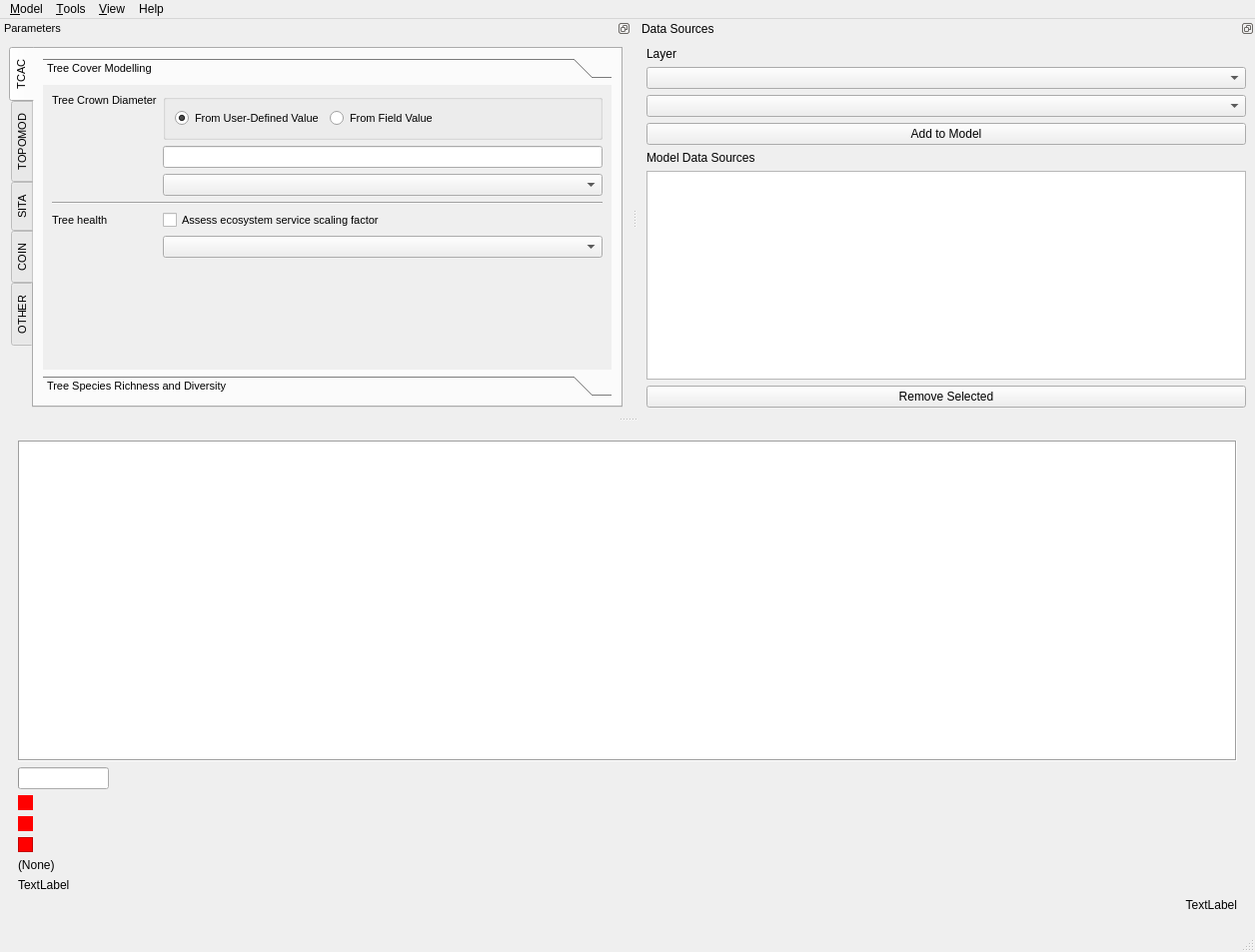
<?xml version="1.0" encoding="UTF-8"?>
<ui version="4.0">
 <class>MainWindow</class>
 <widget class="QMainWindow" name="MainWindow">
  <property name="geometry">
   <rect>
    <x>0</x>
    <y>0</y>
    <width>1256</width>
    <height>953</height>
   </rect>
  </property>
  <property name="sizePolicy">
   <sizepolicy hsizetype="Preferred" vsizetype="Fixed">
    <horstretch>0</horstretch>
    <verstretch>0</verstretch>
   </sizepolicy>
  </property>
  <property name="minimumSize">
   <size>
    <width>1020</width>
    <height>0</height>
   </size>
  </property>
  <property name="windowTitle">
   <string>CLEARING HOUSE SIAC</string>
  </property>
  <property name="dockNestingEnabled">
   <bool>true</bool>
  </property>
  <widget class="QWidget" name="centralwidget">
   <layout class="QHBoxLayout" name="horizontalLayout">
    <item>
     <widget class="QWidget" name="widget" native="true">
      <layout class="QVBoxLayout" name="verticalLayout">
       <item>
        <widget class="QTextEdit" name="outputTextBox">
         <property name="font">
          <font>
           <family>Courier New</family>
           <pointsize>7</pointsize>
           <stylestrategy>PreferAntialias</stylestrategy>
          </font>
         </property>
         <property name="contextMenuPolicy">
          <enum>Qt::PreventContextMenu</enum>
         </property>
         <property name="frameShape">
          <enum>QFrame::Box</enum>
         </property>
        </widget>
       </item>
       <item>
        <widget class="QProgressBar" name="internalProgress">
         <property name="sizePolicy">
          <sizepolicy hsizetype="Fixed" vsizetype="Fixed">
           <horstretch>0</horstretch>
           <verstretch>0</verstretch>
          </sizepolicy>
         </property>
         <property name="minimum">
          <number>100</number>
         </property>
         <property name="maximum">
          <number>100</number>
         </property>
         <property name="value">
          <number>99</number>
         </property>
         <property name="textVisible">
          <bool>false</bool>
         </property>
         <property name="format">
          <string/>
         </property>
        </widget>
       </item>
       <item>
        <widget class="QFrame" name="statusUTDB">
         <property name="sizePolicy">
          <sizepolicy hsizetype="Fixed" vsizetype="Fixed">
           <horstretch>0</horstretch>
           <verstretch>0</verstretch>
          </sizepolicy>
         </property>
         <property name="minimumSize">
          <size>
           <width>15</width>
           <height>15</height>
          </size>
         </property>
         <property name="styleSheet">
          <string notr="true">background-color : #FF0000; border-radius : 10px;</string>
         </property>
         <property name="frameShape">
          <enum>QFrame::StyledPanel</enum>
         </property>
         <property name="frameShadow">
          <enum>QFrame::Raised</enum>
         </property>
        </widget>
       </item>
       <item>
        <widget class="QFrame" name="statusTallo">
         <property name="sizePolicy">
          <sizepolicy hsizetype="Fixed" vsizetype="Fixed">
           <horstretch>0</horstretch>
           <verstretch>0</verstretch>
          </sizepolicy>
         </property>
         <property name="minimumSize">
          <size>
           <width>15</width>
           <height>15</height>
          </size>
         </property>
         <property name="styleSheet">
          <string notr="true">background-color : #FF0000; border-radius : 30px;</string>
         </property>
         <property name="frameShape">
          <enum>QFrame::StyledPanel</enum>
         </property>
         <property name="frameShadow">
          <enum>QFrame::Raised</enum>
         </property>
        </widget>
       </item>
       <item>
        <widget class="QFrame" name="statusActiveLayer">
         <property name="sizePolicy">
          <sizepolicy hsizetype="Fixed" vsizetype="Fixed">
           <horstretch>0</horstretch>
           <verstretch>0</verstretch>
          </sizepolicy>
         </property>
         <property name="minimumSize">
          <size>
           <width>15</width>
           <height>15</height>
          </size>
         </property>
         <property name="styleSheet">
          <string notr="true">background-color:#FF0000;</string>
         </property>
         <property name="frameShape">
          <enum>QFrame::StyledPanel</enum>
         </property>
         <property name="frameShadow">
          <enum>QFrame::Raised</enum>
         </property>
        </widget>
       </item>
       <item>
        <widget class="QLabel" name="txtActiveLayer">
         <property name="text">
          <string>(None)</string>
         </property>
        </widget>
       </item>
       <item>
        <widget class="QLabel" name="internalMessage">
         <property name="text">
          <string>TextLabel</string>
         </property>
        </widget>
       </item>
       <item>
        <widget class="QLabel" name="labelEpsg">
         <property name="text">
          <string>TextLabel</string>
         </property>
         <property name="alignment">
          <set>Qt::AlignRight|Qt::AlignTrailing|Qt::AlignVCenter</set>
         </property>
        </widget>
       </item>
      </layout>
     </widget>
    </item>
   </layout>
  </widget>
  <widget class="QStatusBar" name="statusbar"/>
  <widget class="QMenuBar" name="menubar">
   <property name="geometry">
    <rect>
     <x>0</x>
     <y>0</y>
     <width>1256</width>
     <height>26</height>
    </rect>
   </property>
   <widget class="QMenu" name="menuFile">
    <property name="title">
     <string>&amp;Model</string>
    </property>
   </widget>
   <widget class="QMenu" name="menuTools">
    <property name="title">
     <string>&amp;Tools</string>
    </property>
   </widget>
   <widget class="QMenu" name="menuView">
    <property name="title">
     <string>&amp;View</string>
    </property>
    <addaction name="actionData_Sources"/>
    <addaction name="actionParameters"/>
   </widget>
   <widget class="QMenu" name="menuHelp">
    <property name="title">
     <string>Help</string>
    </property>
   </widget>
   <addaction name="menuFile"/>
   <addaction name="menuTools"/>
   <addaction name="menuView"/>
   <addaction name="menuHelp"/>
  </widget>
  <widget class="QDockWidget" name="dockParameters">
   <property name="minimumSize">
    <size>
     <width>502</width>
     <height>300</height>
    </size>
   </property>
   <property name="font">
    <font>
     <pointsize>8</pointsize>
     <weight>50</weight>
     <bold>false</bold>
    </font>
   </property>
   <property name="features">
    <set>QDockWidget::DockWidgetFloatable|QDockWidget::DockWidgetMovable</set>
   </property>
   <property name="windowTitle">
    <string>Parameters</string>
   </property>
   <attribute name="dockWidgetArea">
    <number>4</number>
   </attribute>
   <widget class="QWidget" name="dockWidgetContents_2">
    <layout class="QHBoxLayout" name="horizontalLayout_2">
     <item>
      <widget class="QTabWidget" name="tabWidget_4">
       <property name="minimumSize">
        <size>
         <width>480</width>
         <height>0</height>
        </size>
       </property>
       <property name="tabPosition">
        <enum>QTabWidget::West</enum>
       </property>
       <property name="currentIndex">
        <number>0</number>
       </property>
       <property name="documentMode">
        <bool>false</bool>
       </property>
       <widget class="QWidget" name="tab_10">
        <attribute name="title">
         <string>TCAC</string>
        </attribute>
        <layout class="QHBoxLayout" name="horizontalLayout_7">
         <item>
          <widget class="QToolBox" name="toolBox_2">
           <property name="currentIndex">
            <number>0</number>
           </property>
           <widget class="QWidget" name="page_7">
            <property name="geometry">
             <rect>
              <x>0</x>
              <y>0</y>
              <width>584</width>
              <height>345</height>
             </rect>
            </property>
            <attribute name="label">
             <string>Tree Cover Modelling</string>
            </attribute>
            <layout class="QFormLayout" name="formLayout">
             <item row="0" column="0">
              <widget class="QLabel" name="label_3">
               <property name="sizePolicy">
                <sizepolicy hsizetype="Fixed" vsizetype="Fixed">
                 <horstretch>0</horstretch>
                 <verstretch>0</verstretch>
                </sizepolicy>
               </property>
               <property name="text">
                <string>Tree Crown Diameter</string>
               </property>
               <property name="alignment">
                <set>Qt::AlignLeading|Qt::AlignLeft|Qt::AlignTop</set>
               </property>
              </widget>
             </item>
             <item row="0" column="1">
              <widget class="QGroupBox" name="groupBox">
               <property name="sizePolicy">
                <sizepolicy hsizetype="Preferred" vsizetype="Fixed">
                 <horstretch>0</horstretch>
                 <verstretch>0</verstretch>
                </sizepolicy>
               </property>
               <property name="minimumSize">
                <size>
                 <width>0</width>
                 <height>0</height>
                </size>
               </property>
               <property name="title">
                <string/>
               </property>
               <property name="flat">
                <bool>false</bool>
               </property>
               <layout class="QHBoxLayout" name="horizontalLayout_3">
                <item>
                 <widget class="QRadioButton" name="radioTcdUserValue">
                  <property name="sizePolicy">
                   <sizepolicy hsizetype="Fixed" vsizetype="Fixed">
                    <horstretch>0</horstretch>
                    <verstretch>0</verstretch>
                   </sizepolicy>
                  </property>
                  <property name="text">
                   <string>From User-Defined Value</string>
                  </property>
                  <property name="checked">
                   <bool>true</bool>
                  </property>
                  <property name="autoRepeat">
                   <bool>false</bool>
                  </property>
                  <property name="autoExclusive">
                   <bool>true</bool>
                  </property>
                 </widget>
                </item>
                <item>
                 <widget class="QRadioButton" name="radioTcdFieldValue">
                  <property name="sizePolicy">
                   <sizepolicy hsizetype="Expanding" vsizetype="Fixed">
                    <horstretch>0</horstretch>
                    <verstretch>0</verstretch>
                   </sizepolicy>
                  </property>
                  <property name="text">
                   <string>From Field Value</string>
                  </property>
                 </widget>
                </item>
               </layout>
              </widget>
             </item>
             <item row="1" column="1">
              <widget class="QLineEdit" name="textCanopyWidth">
               <property name="sizePolicy">
                <sizepolicy hsizetype="Expanding" vsizetype="Fixed">
                 <horstretch>0</horstretch>
                 <verstretch>0</verstretch>
                </sizepolicy>
               </property>
               <property name="toolTip">
                <string>Specify radius for canopy cover modelling. Enter a numeric value (xxx.x) to use a fixed radius, or enter the name of a field that holds canopy cover radius for each feature.</string>
               </property>
              </widget>
             </item>
             <item row="2" column="1">
              <widget class="QgsFieldComboBox" name="pickerCrownDiameterField"/>
             </item>
             <item row="3" column="0" colspan="2">
              <widget class="Line" name="line_2">
               <property name="orientation">
                <enum>Qt::Horizontal</enum>
               </property>
              </widget>
             </item>
             <item row="4" column="0">
              <widget class="QLabel" name="label_34">
               <property name="text">
                <string>Tree health</string>
               </property>
              </widget>
             </item>
             <item row="4" column="1">
              <widget class="QCheckBox" name="checkBoxAssessEssScaling">
               <property name="text">
                <string>Assess ecosystem service scaling factor</string>
               </property>
              </widget>
             </item>
             <item row="5" column="1">
              <widget class="QgsFieldComboBox" name="pickerTreeHealthField"/>
             </item>
            </layout>
           </widget>
           <widget class="QWidget" name="page_8">
            <property name="geometry">
             <rect>
              <x>0</x>
              <y>0</y>
              <width>216</width>
              <height>253</height>
             </rect>
            </property>
            <attribute name="label">
             <string>Tree Species Richness and Diversity</string>
            </attribute>
            <layout class="QGridLayout" name="gridLayout_8">
             <item row="3" column="1">
              <widget class="QPushButton" name="btnConfirmFruitTreeSpecificationChange">
               <property name="text">
                <string>Confirm Changes</string>
               </property>
              </widget>
             </item>
             <item row="2" column="0">
              <widget class="QLabel" name="label_24">
               <property name="text">
                <string>Fruit Tree List</string>
               </property>
               <property name="alignment">
                <set>Qt::AlignLeading|Qt::AlignLeft|Qt::AlignTop</set>
               </property>
              </widget>
             </item>
             <item row="0" column="0">
              <widget class="QLabel" name="label_23">
               <property name="text">
                <string>Species Field</string>
               </property>
              </widget>
             </item>
             <item row="0" column="1">
              <widget class="QgsFieldComboBox" name="pickerTreeGenusField"/>
             </item>
             <item row="4" column="1">
              <spacer name="verticalSpacer_4">
               <property name="orientation">
                <enum>Qt::Vertical</enum>
               </property>
               <property name="sizeHint" stdset="0">
                <size>
                 <width>20</width>
                 <height>40</height>
                </size>
               </property>
              </spacer>
             </item>
             <item row="2" column="1">
              <widget class="QPlainTextEdit" name="textFruitTreeSpecification">
               <property name="sizePolicy">
                <sizepolicy hsizetype="Expanding" vsizetype="Fixed">
                 <horstretch>0</horstretch>
                 <verstretch>0</verstretch>
                </sizepolicy>
               </property>
               <property name="maximumSize">
                <size>
                 <width>16777215</width>
                 <height>150</height>
                </size>
               </property>
              </widget>
             </item>
             <item row="1" column="0" colspan="2">
              <widget class="Line" name="line_6">
               <property name="orientation">
                <enum>Qt::Horizontal</enum>
               </property>
              </widget>
             </item>
            </layout>
           </widget>
          </widget>
         </item>
        </layout>
       </widget>
       <widget class="QWidget" name="tab_11">
        <attribute name="title">
         <string>TOPOMOD</string>
        </attribute>
        <layout class="QHBoxLayout" name="horizontalLayout_8">
         <item>
          <widget class="QToolBox" name="toolBox_3">
           <property name="currentIndex">
            <number>0</number>
           </property>
           <widget class="QWidget" name="page_9">
            <property name="geometry">
             <rect>
              <x>0</x>
              <y>0</y>
              <width>584</width>
              <height>376</height>
             </rect>
            </property>
            <attribute name="label">
             <string>Connectivity Modelling</string>
            </attribute>
            <layout class="QGridLayout" name="gridLayout_7">
             <item row="4" column="1">
              <widget class="QLineEdit" name="textConnectivityThreshold"/>
             </item>
             <item row="4" column="0">
              <widget class="QLabel" name="label_8">
               <property name="text">
                <string>Connectivity Threshold</string>
               </property>
              </widget>
             </item>
             <item row="5" column="0">
              <widget class="QLabel" name="label_25">
               <property name="text">
                <string>Fragmentation Thresholds</string>
               </property>
              </widget>
             </item>
             <item row="0" column="0">
              <widget class="QLabel" name="label_9">
               <property name="text">
                <string>Number of nearest neighbours</string>
               </property>
              </widget>
             </item>
             <item row="10" column="0">
              <widget class="QLabel" name="label_26">
               <property name="text">
                <string>Advanced Connectivity Indicators</string>
               </property>
              </widget>
             </item>
             <item row="1" column="0">
              <widget class="QLabel" name="label_4">
               <property name="text">
                <string>Link anchor point</string>
               </property>
              </widget>
             </item>
             <item row="8" column="0">
              <widget class="QLabel" name="label_32">
               <property name="text">
                <string>Parameters</string>
               </property>
              </widget>
             </item>
             <item row="1" column="1">
              <widget class="QComboBox" name="boxLinkAnchorPoint"/>
             </item>
             <item row="3" column="0" colspan="2">
              <widget class="Line" name="line_5">
               <property name="orientation">
                <enum>Qt::Horizontal</enum>
               </property>
              </widget>
             </item>
             <item row="12" column="1">
              <widget class="QCheckBox" name="checkBoxDegreeOfCentralityIndicator">
               <property name="text">
                <string>Degree of Centrality</string>
               </property>
              </widget>
             </item>
             <item row="11" column="1">
              <widget class="QCheckBox" name="checkBoxClosenessCentralityIndicator">
               <property name="text">
                <string>Closeness Centrality</string>
               </property>
              </widget>
             </item>
             <item row="5" column="1">
              <widget class="QLineEdit" name="textComponentDelta"/>
             </item>
             <item row="8" column="1">
              <widget class="QCheckBox" name="checkBoxBuildingsAsBarrier">
               <property name="text">
                <string>Buildings as barriers</string>
               </property>
               <property name="checked">
                <bool>true</bool>
               </property>
              </widget>
             </item>
             <item row="0" column="1">
              <widget class="QLineEdit" name="textNnCount"/>
             </item>
             <item row="14" column="1">
              <widget class="QCheckBox" name="checkBoxDiameterIndicator">
               <property name="text">
                <string>Component Diameter/Graph Diameter</string>
               </property>
              </widget>
             </item>
             <item row="6" column="0" colspan="2">
              <widget class="Line" name="line_8">
               <property name="orientation">
                <enum>Qt::Horizontal</enum>
               </property>
              </widget>
             </item>
             <item row="9" column="1">
              <widget class="Line" name="line_9">
               <property name="orientation">
                <enum>Qt::Horizontal</enum>
               </property>
              </widget>
             </item>
             <item row="13" column="1">
              <widget class="QCheckBox" name="checkBoxEccentricityIndicator">
               <property name="text">
                <string>Eccentricity</string>
               </property>
              </widget>
             </item>
             <item row="10" column="1">
              <widget class="QCheckBox" name="checkBoxBetweennessCentralityIndicator">
               <property name="text">
                <string>Betweenness Centrality</string>
               </property>
              </widget>
             </item>
             <item row="15" column="1">
              <spacer name="verticalSpacer">
               <property name="orientation">
                <enum>Qt::Vertical</enum>
               </property>
               <property name="sizeHint" stdset="0">
                <size>
                 <width>20</width>
                 <height>40</height>
                </size>
               </property>
              </spacer>
             </item>
            </layout>
           </widget>
          </widget>
         </item>
        </layout>
       </widget>
       <widget class="QWidget" name="tab_12">
        <attribute name="title">
         <string>SITA</string>
        </attribute>
        <layout class="QHBoxLayout" name="horizontalLayout_9">
         <item>
          <widget class="QToolBox" name="toolBox_4">
           <property name="currentIndex">
            <number>0</number>
           </property>
           <widget class="QWidget" name="page_11">
            <property name="geometry">
             <rect>
              <x>0</x>
              <y>0</y>
              <width>584</width>
              <height>376</height>
             </rect>
            </property>
            <attribute name="label">
             <string>Sampling Options</string>
            </attribute>
            <layout class="QGridLayout" name="gridLayout_9">
             <item row="0" column="0">
              <widget class="QLabel" name="label_27">
               <property name="text">
                <string>Location Sample Size</string>
               </property>
              </widget>
             </item>
             <item row="0" column="1">
              <widget class="QLineEdit" name="txtSitaSampleSize"/>
             </item>
             <item row="3" column="1">
              <widget class="QLineEdit" name="txtSitaSampleDiameter"/>
             </item>
             <item row="1" column="1">
              <widget class="QLineEdit" name="txtSitaSampleDistanceThreshold"/>
             </item>
             <item row="3" column="0">
              <widget class="QLabel" name="label_29">
               <property name="text">
                <string>Sampled Patch Diameter</string>
               </property>
              </widget>
             </item>
             <item row="1" column="0">
              <widget class="QLabel" name="label_28">
               <property name="text">
                <string>Minimum Sample Distance</string>
               </property>
              </widget>
             </item>
             <item row="4" column="1">
              <spacer name="verticalSpacer_5">
               <property name="orientation">
                <enum>Qt::Vertical</enum>
               </property>
               <property name="sizeHint" stdset="0">
                <size>
                 <width>20</width>
                 <height>40</height>
                </size>
               </property>
              </spacer>
             </item>
            </layout>
           </widget>
          </widget>
         </item>
        </layout>
       </widget>
       <widget class="QWidget" name="tab_13">
        <attribute name="title">
         <string>COIN</string>
        </attribute>
        <layout class="QHBoxLayout" name="horizontalLayout_10">
         <item>
          <widget class="QToolBox" name="toolBox_5">
           <property name="currentIndex">
            <number>0</number>
           </property>
           <widget class="QWidget" name="page">
            <property name="geometry">
             <rect>
              <x>0</x>
              <y>0</y>
              <width>584</width>
              <height>283</height>
             </rect>
            </property>
            <attribute name="label">
             <string>General Options</string>
            </attribute>
            <layout class="QFormLayout" name="formLayout_3">
             <item row="0" column="0">
              <widget class="QCheckBox" name="checkBoxMediateEssInAssessment">
               <property name="text">
                <string>Mediate Ecosystem Service Delivery</string>
               </property>
              </widget>
             </item>
             <item row="1" column="0">
              <spacer name="verticalSpacer_8">
               <property name="orientation">
                <enum>Qt::Vertical</enum>
               </property>
               <property name="sizeHint" stdset="0">
                <size>
                 <width>20</width>
                 <height>40</height>
                </size>
               </property>
              </spacer>
             </item>
            </layout>
           </widget>
           <widget class="QWidget" name="page_10">
            <property name="geometry">
             <rect>
              <x>0</x>
              <y>0</y>
              <width>218</width>
              <height>193</height>
             </rect>
            </property>
            <attribute name="label">
             <string>Regulation of Air Quality</string>
            </attribute>
            <layout class="QGridLayout" name="gridLayout_10">
             <item row="5" column="0">
              <widget class="QLabel" name="label_16">
               <property name="text">
                <string>O3</string>
               </property>
              </widget>
             </item>
             <item row="5" column="2">
              <widget class="QLineEdit" name="coinRateAirQualityO3"/>
             </item>
             <item row="3" column="0">
              <widget class="QLabel" name="label_14">
               <property name="text">
                <string>NO2</string>
               </property>
              </widget>
             </item>
             <item row="0" column="2">
              <widget class="QLineEdit" name="coinRateAirQualitySO2"/>
             </item>
             <item row="3" column="2">
              <widget class="QLineEdit" name="coinRateAirQualityNO2"/>
             </item>
             <item row="6" column="0">
              <widget class="QLabel" name="label_17">
               <property name="text">
                <string>CO</string>
               </property>
              </widget>
             </item>
             <item row="6" column="2">
              <widget class="QLineEdit" name="coinRateAirQualityCO"/>
             </item>
             <item row="4" column="0">
              <widget class="QLabel" name="label_15">
               <property name="text">
                <string>PM10</string>
               </property>
              </widget>
             </item>
             <item row="0" column="0">
              <widget class="QLabel" name="label_13">
               <property name="text">
                <string>SO2</string>
               </property>
              </widget>
             </item>
             <item row="4" column="2">
              <widget class="QLineEdit" name="coinRateAirQualityPM10"/>
             </item>
             <item row="7" column="2">
              <widget class="QLabel" name="label_18">
               <property name="text">
                <string>g/m² of tree cover per year</string>
               </property>
               <property name="alignment">
                <set>Qt::AlignLeading|Qt::AlignLeft|Qt::AlignTop</set>
               </property>
              </widget>
             </item>
            </layout>
           </widget>
           <widget class="QWidget" name="page_13">
            <property name="geometry">
             <rect>
              <x>0</x>
              <y>0</y>
              <width>338</width>
              <height>130</height>
             </rect>
            </property>
            <attribute name="label">
             <string>Carbon Sequestration and Storage</string>
            </attribute>
            <layout class="QGridLayout" name="gridLayout_11">
             <item row="2" column="1">
              <widget class="QLineEdit" name="coinRateCStorage">
               <property name="alignment">
                <set>Qt::AlignLeading|Qt::AlignLeft|Qt::AlignTop</set>
               </property>
              </widget>
             </item>
             <item row="1" column="1">
              <widget class="QLabel" name="label_21">
               <property name="text">
                <string>kg C per m² of tree cover and year</string>
               </property>
               <property name="alignment">
                <set>Qt::AlignLeading|Qt::AlignLeft|Qt::AlignTop</set>
               </property>
              </widget>
             </item>
             <item row="2" column="0">
              <widget class="QLabel" name="label_20">
               <property name="text">
                <string>Storage Rate</string>
               </property>
               <property name="alignment">
                <set>Qt::AlignLeading|Qt::AlignLeft|Qt::AlignTop</set>
               </property>
              </widget>
             </item>
             <item row="0" column="1">
              <widget class="QLineEdit" name="coinRateCSequestration">
               <property name="alignment">
                <set>Qt::AlignLeading|Qt::AlignLeft|Qt::AlignTop</set>
               </property>
              </widget>
             </item>
             <item row="3" column="1">
              <widget class="QLabel" name="label_22">
               <property name="text">
                <string>kg C per m² of tree cover</string>
               </property>
               <property name="alignment">
                <set>Qt::AlignLeading|Qt::AlignLeft|Qt::AlignTop</set>
               </property>
              </widget>
             </item>
             <item row="0" column="0">
              <widget class="QLabel" name="label_19">
               <property name="text">
                <string>Sequestration Rate</string>
               </property>
               <property name="alignment">
                <set>Qt::AlignLeading|Qt::AlignLeft|Qt::AlignTop</set>
               </property>
              </widget>
             </item>
             <item row="4" column="1">
              <spacer name="verticalSpacer_2">
               <property name="orientation">
                <enum>Qt::Vertical</enum>
               </property>
               <property name="sizeHint" stdset="0">
                <size>
                 <width>20</width>
                 <height>40</height>
                </size>
               </property>
              </spacer>
             </item>
            </layout>
           </widget>
           <widget class="QWidget" name="page_14">
            <property name="geometry">
             <rect>
              <x>0</x>
              <y>0</y>
              <width>468</width>
              <height>167</height>
             </rect>
            </property>
            <attribute name="label">
             <string>Local OLS Regression</string>
            </attribute>
            <layout class="QFormLayout" name="formLayout_2">
             <item row="1" column="0">
              <widget class="QLabel" name="label_30">
               <property name="text">
                <string>Cover Type</string>
               </property>
              </widget>
             </item>
             <item row="1" column="1">
              <widget class="QComboBox" name="pickerRegressionPredictorType"/>
             </item>
             <item row="2" column="0">
              <widget class="QLabel" name="label_11">
               <property name="text">
                <string>Predictors</string>
               </property>
              </widget>
             </item>
             <item row="2" column="1">
              <widget class="QComboBox" name="pickerPredictorChoice"/>
             </item>
             <item row="3" column="1">
              <widget class="QCheckBox" name="checkBoxIncludeSupportedAncillaryTypes">
               <property name="text">
                <string>Include supported ancillary types as predictors</string>
               </property>
              </widget>
             </item>
             <item row="4" column="1">
              <widget class="QCheckBox" name="checkBoxSitaLstIncludeLowess">
               <property name="text">
                <string>Include locally weighted linear regression</string>
               </property>
              </widget>
             </item>
             <item row="5" column="1">
              <spacer name="verticalSpacer_6">
               <property name="orientation">
                <enum>Qt::Vertical</enum>
               </property>
               <property name="sizeHint" stdset="0">
                <size>
                 <width>20</width>
                 <height>40</height>
                </size>
               </property>
              </spacer>
             </item>
             <item row="3" column="0">
              <widget class="QLabel" name="label_31">
               <property name="text">
                <string>Parameters</string>
               </property>
              </widget>
             </item>
             <item row="0" column="0">
              <widget class="QLabel" name="label_10">
               <property name="sizePolicy">
                <sizepolicy hsizetype="Preferred" vsizetype="Fixed">
                 <horstretch>0</horstretch>
                 <verstretch>0</verstretch>
                </sizepolicy>
               </property>
               <property name="text">
                <string>Dependent Variable Layer</string>
               </property>
               <property name="alignment">
                <set>Qt::AlignLeading|Qt::AlignLeft|Qt::AlignVCenter</set>
               </property>
              </widget>
             </item>
             <item row="0" column="1">
              <widget class="QgsMapLayerComboBox" name="pickerOlsTargetLayer"/>
             </item>
            </layout>
           </widget>
          </widget>
         </item>
        </layout>
       </widget>
       <widget class="QWidget" name="tab_14">
        <attribute name="title">
         <string>OTHER</string>
        </attribute>
        <layout class="QHBoxLayout" name="horizontalLayout_11">
         <item>
          <widget class="QToolBox" name="toolBox_6">
           <property name="currentIndex">
            <number>1</number>
           </property>
           <widget class="QWidget" name="page_15">
            <property name="geometry">
             <rect>
              <x>0</x>
              <y>0</y>
              <width>262</width>
              <height>53</height>
             </rect>
            </property>
            <attribute name="label">
             <string>Street Morphology Processing Options</string>
            </attribute>
            <layout class="QGridLayout" name="gridLayout_12">
             <item row="0" column="1">
              <widget class="QLineEdit" name="textStreetWidth">
               <property name="toolTip">
                <string>The tick length corresponds to the maximum buffer distance from the street centerline, if no constraining entity is found.</string>
               </property>
              </widget>
             </item>
             <item row="0" column="0">
              <widget class="QLabel" name="label_5">
               <property name="text">
                <string>Maximum width (Tick length)</string>
               </property>
              </widget>
             </item>
             <item row="1" column="1">
              <spacer name="verticalSpacer_7">
               <property name="orientation">
                <enum>Qt::Vertical</enum>
               </property>
               <property name="sizeHint" stdset="0">
                <size>
                 <width>20</width>
                 <height>40</height>
                </size>
               </property>
              </spacer>
             </item>
            </layout>
           </widget>
           <widget class="QWidget" name="page_16">
            <property name="geometry">
             <rect>
              <x>0</x>
              <y>0</y>
              <width>584</width>
              <height>345</height>
             </rect>
            </property>
            <attribute name="label">
             <string>Topological and Morphological Processing Options</string>
            </attribute>
            <layout class="QGridLayout" name="gridLayout_2">
             <item row="4" column="2">
              <widget class="QLineEdit" name="txtForestRelativeTreeCoverThreshold"/>
             </item>
             <item row="4" column="0">
              <widget class="QLabel" name="label_6">
               <property name="text">
                <string>Forest Relative Tree Cover Threshold </string>
               </property>
              </widget>
             </item>
             <item row="5" column="2">
              <widget class="QLineEdit" name="txtForestMinimumAreaThreshold"/>
             </item>
             <item row="0" column="2">
              <widget class="QLineEdit" name="txtLinearityThreshold"/>
             </item>
             <item row="0" column="0">
              <widget class="QLabel" name="label_33">
               <property name="text">
                <string>Linearity Threshold</string>
               </property>
              </widget>
             </item>
             <item row="2" column="0" colspan="3">
              <widget class="Line" name="line">
               <property name="orientation">
                <enum>Qt::Horizontal</enum>
               </property>
              </widget>
             </item>
             <item row="5" column="0">
              <widget class="QLabel" name="label_12">
               <property name="text">
                <string>Forest Minimum Area Threshold</string>
               </property>
              </widget>
             </item>
             <item row="6" column="2">
              <spacer name="verticalSpacer_3">
               <property name="orientation">
                <enum>Qt::Vertical</enum>
               </property>
               <property name="sizeHint" stdset="0">
                <size>
                 <width>20</width>
                 <height>40</height>
                </size>
               </property>
              </spacer>
             </item>
             <item row="1" column="0">
              <widget class="QLabel" name="label_7">
               <property name="text">
                <string>Near Threshold</string>
               </property>
              </widget>
             </item>
             <item row="1" column="2">
              <widget class="QLineEdit" name="txtAdjacencyThreshold"/>
             </item>
            </layout>
           </widget>
          </widget>
         </item>
        </layout>
       </widget>
      </widget>
     </item>
    </layout>
   </widget>
  </widget>
  <widget class="QDockWidget" name="dockData">
   <property name="minimumSize">
    <size>
     <width>500</width>
     <height>315</height>
    </size>
   </property>
   <property name="font">
    <font>
     <weight>50</weight>
     <bold>false</bold>
    </font>
   </property>
   <property name="features">
    <set>QDockWidget::DockWidgetFloatable|QDockWidget::DockWidgetMovable</set>
   </property>
   <property name="windowTitle">
    <string>Data Sources</string>
   </property>
   <attribute name="dockWidgetArea">
    <number>4</number>
   </attribute>
   <widget class="QWidget" name="dockWidgetContents_3">
    <layout class="QGridLayout" name="gridLayout">
     <item row="0" column="2">
      <layout class="QVBoxLayout" name="verticalLayout_2">
       <property name="sizeConstraint">
        <enum>QLayout::SetMinimumSize</enum>
       </property>
       <item>
        <widget class="QLabel" name="label_2">
         <property name="sizePolicy">
          <sizepolicy hsizetype="Preferred" vsizetype="Fixed">
           <horstretch>0</horstretch>
           <verstretch>0</verstretch>
          </sizepolicy>
         </property>
         <property name="text">
          <string>Layer</string>
         </property>
         <property name="alignment">
          <set>Qt::AlignLeading|Qt::AlignLeft|Qt::AlignTop</set>
         </property>
        </widget>
       </item>
       <item>
        <widget class="QgsMapLayerComboBox" name="pickerSelectedLayer"/>
       </item>
       <item>
        <widget class="QComboBox" name="pickerLayerType">
         <property name="placeholderText">
          <string>Specify type of layer</string>
         </property>
        </widget>
       </item>
       <item>
        <widget class="QPushButton" name="btnAddDataSource">
         <property name="sizePolicy">
          <sizepolicy hsizetype="Minimum" vsizetype="Fixed">
           <horstretch>0</horstretch>
           <verstretch>0</verstretch>
          </sizepolicy>
         </property>
         <property name="text">
          <string>Add to Model</string>
         </property>
        </widget>
       </item>
       <item>
        <widget class="QLabel" name="label">
         <property name="sizePolicy">
          <sizepolicy hsizetype="Preferred" vsizetype="Fixed">
           <horstretch>0</horstretch>
           <verstretch>0</verstretch>
          </sizepolicy>
         </property>
         <property name="text">
          <string>Model Data Sources</string>
         </property>
         <property name="alignment">
          <set>Qt::AlignLeading|Qt::AlignLeft|Qt::AlignTop</set>
         </property>
        </widget>
       </item>
       <item>
        <widget class="QTableView" name="layerView"/>
       </item>
       <item>
        <widget class="QPushButton" name="btnRemoveSelectedRow">
         <property name="text">
          <string>Remove Selected</string>
         </property>
        </widget>
       </item>
      </layout>
     </item>
    </layout>
   </widget>
  </widget>
  <action name="actionData_Sources">
   <property name="checkable">
    <bool>true</bool>
   </property>
   <property name="checked">
    <bool>true</bool>
   </property>
   <property name="text">
    <string>Data Sources</string>
   </property>
  </action>
  <action name="actionParameters">
   <property name="checkable">
    <bool>true</bool>
   </property>
   <property name="checked">
    <bool>true</bool>
   </property>
   <property name="text">
    <string>Parameters</string>
   </property>
  </action>
  <action name="btnAbout">
   <property name="text">
    <string>About</string>
   </property>
  </action>
 </widget>
 <customwidgets>
  <customwidget>
   <class>QgsFieldComboBox</class>
   <extends>QComboBox</extends>
   <header>qgsfieldcombobox.h</header>
  </customwidget>
  <customwidget>
   <class>QgsMapLayerComboBox</class>
   <extends>QComboBox</extends>
   <header>qgsmaplayercombobox.h</header>
  </customwidget>
 </customwidgets>
 <resources/>
 <connections>
  <connection>
   <sender>actionData_Sources</sender>
   <signal>triggered(bool)</signal>
   <receiver>dockData</receiver>
   <slot>setVisible(bool)</slot>
   <hints>
    <hint type="sourcelabel">
     <x>-1</x>
     <y>-1</y>
    </hint>
    <hint type="destinationlabel">
     <x>248</x>
     <y>441</y>
    </hint>
   </hints>
  </connection>
  <connection>
   <sender>actionParameters</sender>
   <signal>triggered(bool)</signal>
   <receiver>dockParameters</receiver>
   <slot>setVisible(bool)</slot>
   <hints>
    <hint type="sourcelabel">
     <x>-1</x>
     <y>-1</y>
    </hint>
    <hint type="destinationlabel">
     <x>248</x>
     <y>171</y>
    </hint>
   </hints>
  </connection>
 </connections>
</ui>
